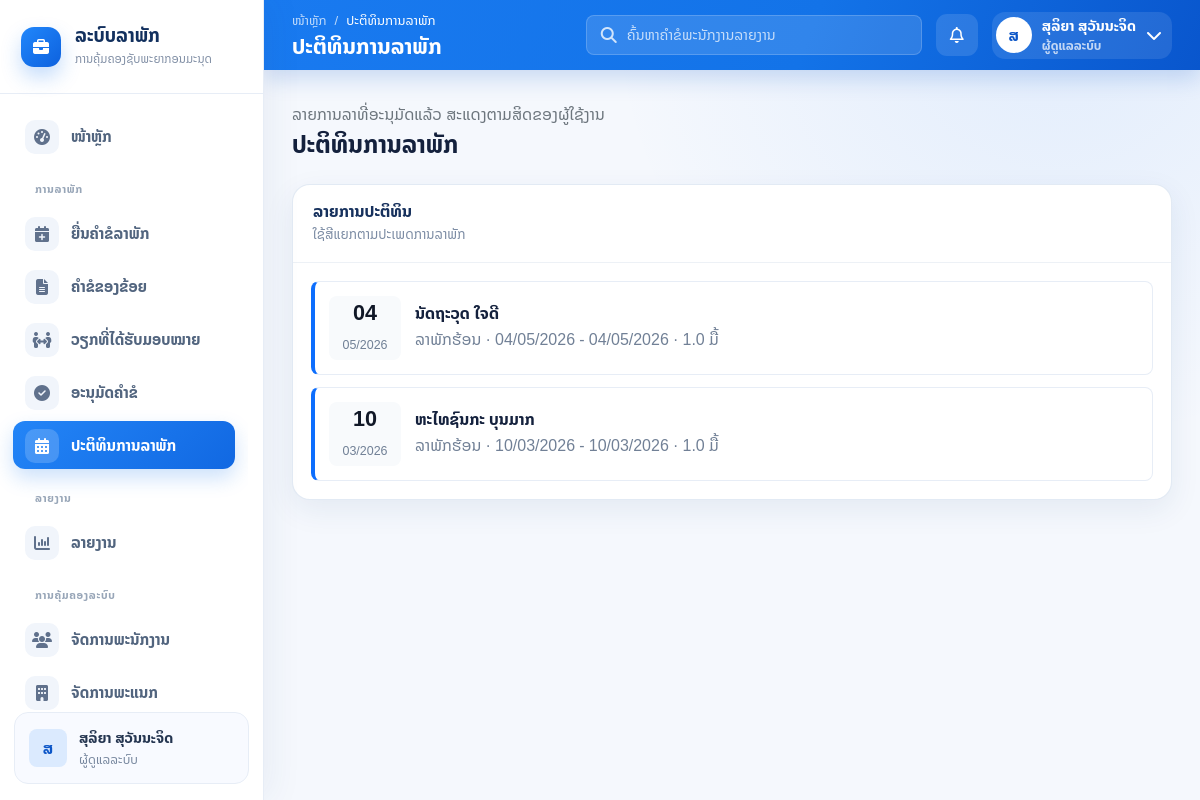
/calendar.php (signed in), run on the app's committed database.
### tables this page shows
CREATE TABLE leave_requests (
  id BIGINT UNSIGNED AUTO_INCREMENT PRIMARY KEY,
  request_no VARCHAR(30) NOT NULL,
  user_id BIGINT UNSIGNED NOT NULL,
  leave_type_id BIGINT UNSIGNED NOT NULL,
  start_date DATE NOT NULL,
  end_date DATE NOT NULL,
  start_period ENUM('full_day', 'morning', 'afternoon') NOT NULL DEFAULT 'full_day',
  end_period ENUM('full_day', 'morning', 'afternoon') NOT NULL DEFAULT 'full_day',
  total_days DECIMAL(6,2) NOT NULL DEFAULT 0.00,
  reason TEXT NOT NULL,
  handover_to_user_id BIGINT UNSIGNED NULL,
  attachment VARCHAR(255) NULL,
  status ENUM('Draft', 'Pending', 'Approved', 'Rejected', 'Cancelled') NOT NULL DEFAULT 'Draft',
  manager_id BIGINT UNSIGNED NULL,
  manager_comment TEXT NULL,
  approved_at DATETIME NULL,
  rejected_at DATETIME NULL,
  cancelled_at DATETIME NULL,
  created_at TIMESTAMP NOT NULL DEFAULT CURRENT_TIMESTAMP,
  updated_at TIMESTAMP NOT NULL DEFAULT CURRENT_TIMESTAMP ON UPDATE CURRENT_TIMESTAMP,
  UNIQUE KEY uq_leave_requests_request_no (request_no),
  KEY idx_leave_requests_user_id (user_id),
  KEY idx_leave_requests_leave_type_id (leave_type_id),
  KEY idx_leave_requests_status (status),
  KEY idx_leave_requests_manager_status (manager_id, status),
  KEY idx_leave_requests_date_range (start_date, end_date),
  KEY idx_leave_requests_handover_to_user_id (handover_to_user_id),
  CONSTRAINT fk_leave_requests_user
    FOREIGN KEY (user_id) REFERENCES users(id)
    ON UPDATE CASCADE ON DELETE CASCADE,
  CONSTRAINT fk_leave_requests_leave_type
    FOREIGN KEY (leave_type_id) REFERENCES leave_types(id)
    ON UPDATE CASCADE ON DELETE RESTRICT,
  CONSTRAINT fk_leave_requests_handover_user
    FOREIGN KEY (handover_to_user_id) REFERENCES users(id)
    ON UPDATE CASCADE ON DELETE SET NULL,
  CONSTRAINT fk_leave_requests_manager
    FOREIGN KEY (manager_id) REFERENCES users(id)
    ON UPDATE CASCADE ON DELETE SET NULL,
  CONSTRAINT chk_leave_requests_date_order
    CHECK (end_date >= start_date),
  CONSTRAINT chk_leave_requests_total_days
    CHECK (total_days >= 0)
);

CREATE TABLE users (
  id BIGINT UNSIGNED AUTO_INCREMENT PRIMARY KEY,
  employee_code VARCHAR(50) NOT NULL,
  first_name VARCHAR(100) NOT NULL,
  last_name VARCHAR(100) NOT NULL,
  email VARCHAR(190) NOT NULL,
  password VARCHAR(255) NOT NULL,
  phone VARCHAR(30) NULL,
  avatar VARCHAR(255) NULL,
  role ENUM('admin', 'hr', 'manager', 'employee') NOT NULL DEFAULT 'employee',
  department_id BIGINT UNSIGNED NULL,
  position_id BIGINT UNSIGNED NULL,
  manager_id BIGINT UNSIGNED NULL,
  start_date DATE NULL,
  status ENUM('active', 'inactive') NOT NULL DEFAULT 'active',
  created_at TIMESTAMP NOT NULL DEFAULT CURRENT_TIMESTAMP,
  updated_at TIMESTAMP NOT NULL DEFAULT CURRENT_TIMESTAMP ON UPDATE CURRENT_TIMESTAMP,
  UNIQUE KEY uq_users_employee_code (employee_code),
  UNIQUE KEY uq_users_email (email),
  KEY idx_users_role (role),
  KEY idx_users_status (status),
  KEY idx_users_department_id (department_id),
  KEY idx_users_position_id (position_id),
  KEY idx_users_manager_id (manager_id),
  CONSTRAINT fk_users_department
    FOREIGN KEY (department_id) REFERENCES departments(id)
    ON UPDATE CASCADE ON DELETE SET NULL,
  CONSTRAINT fk_users_position
    FOREIGN KEY (position_id) REFERENCES positions(id)
    ON UPDATE CASCADE ON DELETE SET NULL,
  CONSTRAINT fk_users_manager
    FOREIGN KEY (manager_id) REFERENCES users(id)
    ON UPDATE CASCADE ON DELETE SET NULL
);

CREATE TABLE leave_types (
  id BIGINT UNSIGNED AUTO_INCREMENT PRIMARY KEY,
  name VARCHAR(150) NOT NULL,
  code VARCHAR(30) NOT NULL,
  description TEXT NULL,
  annual_quota DECIMAL(5,2) NOT NULL DEFAULT 0.00,
  is_paid TINYINT(1) NOT NULL DEFAULT 1,
  allow_half_day TINYINT(1) NOT NULL DEFAULT 1,
  require_attachment TINYINT(1) NOT NULL DEFAULT 0,
  min_notice_days INT UNSIGNED NOT NULL DEFAULT 0,
  max_days_per_request DECIMAL(5,2) NULL,
  color VARCHAR(20) NOT NULL DEFAULT '#0d6efd',
  status ENUM('active', 'inactive') NOT NULL DEFAULT 'active',
  created_at TIMESTAMP NOT NULL DEFAULT CURRENT_TIMESTAMP,
  updated_at TIMESTAMP NOT NULL DEFAULT CURRENT_TIMESTAMP ON UPDATE CURRENT_TIMESTAMP,
  UNIQUE KEY uq_leave_types_code (code),
  KEY idx_leave_types_status (status),
  KEY idx_leave_types_require_attachment (require_attachment)
);

### public/_auth.php (called while the page is built, shortened)
<?php
if (!function_exists('h')) {
    function h(?string $value): string
    {
        return htmlspecialchars((string) $value, ENT_QUOTES, 'UTF-8');
    }
}

### public/calendar.php (the view, shortened to what this page needs)
<?php
require __DIR__ . '/_auth.php';
$params = [];
$where = 'lr.status = "Approved"';
$eventsStmt = $pdo->prepare(
    "SELECT lr.request_no, lr.start_date, lr.end_date, lr.total_days,
            u.first_name, u.last_name, lt.name AS leave_type_name, lt.color
     FROM leave_requests lr
     INNER JOIN users u ON u.id = lr.user_id
     INNER JOIN leave_types lt ON lt.id = lr.leave_type_id
     WHERE {$where}
     ORDER BY lr.start_date DESC
     LIMIT 60"
);
$eventsStmt->execute($params);
$events = $eventsStmt->fetchAll();
function laoDate(string $date): string
{
    return (new DateTimeImmutable($date))->format('d/m/Y');
}
require __DIR__ . '/../views/layouts/header.php';
require __DIR__ . '/../views/layouts/sidebar.php';
?>
<div class="app-main-wrapper">
    <?php require __DIR__ . '/../views/layouts/topbar.php'; ?>
    <main class="app-content">
        <div class="mb-4">
            <p class="text-secondary mb-1">ລາຍການລາທີ່ອະນຸມັດແລ້ວ ສະແດງຕາມສິດຂອງຜູ້ໃຊ້ງານ</p>
            <h2 class="h4 fw-bold mb-0">ປະຕິທິນການລາພັກ</h2>
        </div>
        <section class="content-card">
            <div class="card-toolbar">
                <div>
                    <h3 class="card-title">ລາຍການປະຕິທິນ</h3>
                    <div class="card-subtitle">ໃຊ້ສີແຍກຕາມປະເພດການລາພັກ</div>
                </div>
            </div>
            <div class="calendar-list">
                <?php foreach ($events as $event): ?>
                    <article class="calendar-event" style="--event-color: <?= h($event['color']) ?>">
                        <div class="calendar-event-date">
                            <strong><?= h((new DateTimeImmutable($event['start_date']))->format('d')) ?></strong>
                            <span><?= h((new DateTimeImmutable($event['start_date']))->format('m/Y')) ?></span>
                        </div>
                        <div>
                            <h3><?= h($event['first_name'] . ' ' . $event['last_name']) ?></h3>
                            <p><?= h($event['leave_type_name']) ?> · <?= h(laoDate($event['start_date'])) ?> - <?= h(laoDate($event['end_date'])) ?> · <?= h(number_format((float) $event['total_days'], 1)) ?> ມື້</p>
                        </div>
                    </article>
                <?php endforeach; ?>
            </div>
        </section>
<?php require __DIR__ . '/../views/layouts/footer.php'; ?>

### public/assets/css/style.css (style rules this page uses)
:root { --primary: #0d6efd; --primary-dark: #084298; --primary-soft: #e8f1ff; --success: #198754; --warning: #ffc107; --danger: #dc3545; --bg: #f4f7fb; --surface: #ffffff; --border: #e5eaf1; --text: #1f2937; --muted: #6b7280; --sidebar-width: 280px; --topbar-height: 76px; --shadow-sm: 0 8px 24px rgba(15, 23, 42, 0.06); --font-family-base: "Noto Sans Lao", "Phetsarath OT", sans-serif; --bs-font-sans-serif: var(--font-family-base); --bs-body-font-family: var(--font-family-base); }
* { box-sizing: border-box; }
html { font-family: var(--font-family-base); }
body { min-height: 100vh; margin: 0; color: var(--text); background: var(--bg); font-family: var(--font-family-base) !important; font-size: 16px; line-height: 1.55; letter-spacing: 0; text-rendering: optimizeLegibility; -webkit-font-smoothing: antialiased; -moz-osx-font-smoothing: grayscale; }
.app-main-wrapper { min-height: 100vh; margin-left: var(--sidebar-width); }
.app-content { padding: 26px; }
.stat-card, .content-card { border: 1px solid var(--border); border-radius: 8px; background: var(--surface); box-shadow: var(--shadow-sm); }
.content-card { overflow: hidden; transition: transform 0.18s ease, box-shadow 0.18s ease, border-color 0.18s ease; }
.card-toolbar { min-height: 62px; display: flex; align-items: center; justify-content: space-between; gap: 12px; padding: 16px 18px; border-bottom: 1px solid var(--border); }
.card-title { margin: 0; font-size: 1rem; font-weight: 800; }
.card-subtitle { color: var(--muted); font-size: 0.84rem; }
:root { --primary: #1677ee; --primary-dark: #0b55c7; --primary-soft: #eaf3ff; --bg: #f5f8fd; --surface: #ffffff; --border: #e7edf6; --text: #14213d; --muted: #718096; --sidebar-width: 264px; --topbar-height: 70px; --shadow-sm: 0 10px 30px rgba(31, 68, 120, 0.08); }
body { background: radial-gradient(circle at 88% 0%, rgba(29, 120, 242, 0.09), transparent 28rem), var(--bg); }
.app-content { max-width: 1750px; padding: 32px 28px 40px; }
.stat-card, .content-card { border: 1px solid rgba(223, 231, 243, 0.88); border-radius: 18px; box-shadow: var(--shadow-sm); }
.content-card { border-radius: 18px; }
.card-toolbar { min-height: 78px; padding: 17px 20px; border-bottom-color: #edf1f6; }
.card-title { color: #17315d; font-size: 1rem; }
.card-subtitle { margin-top: 2px; color: #7c8ca4; }
.calendar-list { display: grid; gap: 12px; padding: 18px; }
.calendar-event { display: grid; grid-template-columns: 72px 1fr; gap: 14px; align-items: center; padding: 14px; border: 1px solid var(--border); border-left: 4px solid var(--event-color); border-radius: 8px; background: #fff; }
.calendar-event-date { display: grid; place-items: center; min-height: 64px; border-radius: 8px; background: #f8fafc; }
.calendar-event-date strong { color: #111827; font-size: 1.35rem; line-height: 1; }
.calendar-event-date span { color: var(--muted); font-size: 0.78rem; }
.calendar-event h3 { margin: 0 0 4px; font-size: 1rem; font-weight: 800; }
.calendar-event p { margin: 0; color: var(--muted); }

### data on the page
leave_requests: start_date "04", start_date "05/2026", user.last_name "ນັດຖະວຸດ ໃຈດີ", leave_type.name "ລາພັກຮ້ອນ", start_date "04/05/2026", end_date "04/05/2026", total_days "1.0"
leave_requests: start_date "10", start_date "03/2026", user.last_name "ຫະໄທຊົນກະ ບຸນມາກ", leave_type.name "ລາພັກຮ້ອນ", start_date "10/03/2026", end_date "10/03/2026", total_days "1.0"

### other printed values
$item['label'] "ໜ້າຫຼັກ"
$item['group'] "ການລາພັກ"
$item['label'] "ຍື່ນຄຳຂໍລາພັກ"
$item['label'] "ຄຳຂໍຂອງຂ້ອຍ"
$item['label'] "ວຽກທີ່ໄດ້ຮັບມອບໝາຍ"
$item['label'] "ອະນຸມັດຄຳຂໍ"
$item['label'] "ປະຕິທິນການລາພັກ"
$item['group'] "ລາຍງານ"
$item['label'] "ລາຍງານ"
$item['group'] "ການຄຸ້ມຄອງລະບົບ"
$item['label'] "ຈັດການພະນັກງານ"
$item['label'] "ຈັດການພະແນກ"
$currentUser['name'] "ສຸລິຍາ ສຸວັນນະຈິດ"
$currentUser['role'] "ຜູ້ດູແລລະບົບ"
$pageTitle "ປະຕິທິນການລາພັກ"
